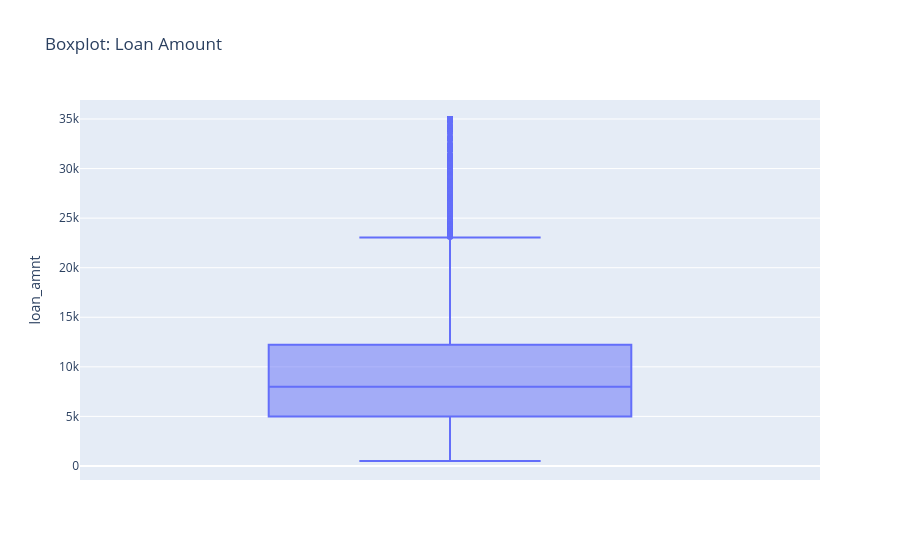

Notebook code for this chart:
### Code cell
fig_box = px.box(df, y="loan_amnt", title="Boxplot: Loan Amount")
fig_box.show()

### Figure 1 — Plotly figure (JSON) as saved in the notebook; plotly's stock layout.template omitted (floating-point values rounded to 4 significant figures; data arrays with more than 128 entries replaced by an {"elided": "..."} marker saying what was removed)
{"data": [{"alignmentgroup": "True", "hovertemplate": "loan_amnt=%{y}<extra></extra>", "legendgroup": "", "marker": {"color": "#636efa"}, "name": "", "notched": false, "offsetgroup": "", "orientation": "v", "showlegend": false, "type": "box", "x0": " ", "xaxis": "x", "y": {"elided": "45000 float values"}, "y0": " ", "yaxis": "y"}], "layout": {"boxmode": "group", "legend": {"tracegroupgap": 0}, "title": {"text": "Boxplot: Loan Amount"}, "xaxis": {"anchor": "y", "domain": [0.0, 1.0]}, "yaxis": {"anchor": "x", "domain": [0.0, 1.0], "title": {"text": "loan_amnt"}}}}
